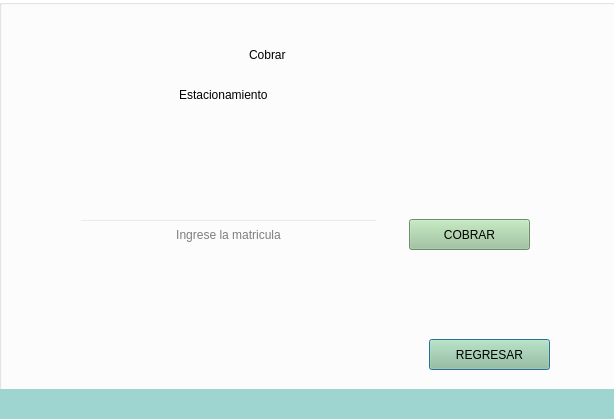
<?xml version="1.0" encoding="UTF-8"?>
<ui version="4.0">
 <class>cobrar_Estacionamiento</class>
 <widget class="QDialog" name="cobrar_Estacionamiento">
  <property name="geometry">
   <rect>
    <x>0</x>
    <y>0</y>
    <width>614</width>
    <height>419</height>
   </rect>
  </property>
  <property name="windowTitle">
   <string>Dialog</string>
  </property>
  <widget class="QGroupBox" name="groupBox">
   <property name="geometry">
    <rect>
     <x>-1</x>
     <y>-1</y>
     <width>621</width>
     <height>471</height>
    </rect>
   </property>
   <property name="styleSheet">
    <string notr="true">background:rgb(255, 255, 255)</string>
   </property>
   <property name="title">
    <string/>
   </property>
   <widget class="QLabel" name="Logo">
    <property name="geometry">
     <rect>
      <x>0</x>
      <y>0</y>
      <width>111</width>
      <height>111</height>
     </rect>
    </property>
    <property name="styleSheet">
     <string notr="true">background: transparent;</string>
    </property>
    <property name="text">
     <string/>
    </property>
    <property name="pixmap">
     <pixmap resource="Imagenes.qrc">:/Imagenes/Imagenes/Icon_2_0.png</pixmap>
    </property>
   </widget>
   <widget class="QLabel" name="Bienvenido">
    <property name="geometry">
     <rect>
      <x>250</x>
      <y>30</y>
      <width>121</width>
      <height>51</height>
     </rect>
    </property>
    <property name="styleSheet">
     <string notr="true">font: 24pt &quot;Segoe Print&quot;;
background: transparent;</string>
    </property>
    <property name="text">
     <string>Cobrar</string>
    </property>
   </widget>
   <widget class="QLabel" name="Bienvenido_2">
    <property name="geometry">
     <rect>
      <x>180</x>
      <y>70</y>
      <width>281</width>
      <height>51</height>
     </rect>
    </property>
    <property name="styleSheet">
     <string notr="true">font: 24pt &quot;Segoe Print&quot;;
background: transparent;</string>
    </property>
    <property name="text">
     <string>Estacionamiento</string>
    </property>
   </widget>
   <widget class="QLineEdit" name="LineMatricula">
    <property name="enabled">
     <bool>true</bool>
    </property>
    <property name="geometry">
     <rect>
      <x>80</x>
      <y>220</y>
      <width>299</width>
      <height>31</height>
     </rect>
    </property>
    <property name="styleSheet">
     <string notr="true">font: 14pt &quot;Times New Roman&quot;;
background: transparent;
border bottom: rgb(255, 255, 255);

</string>
    </property>
    <property name="text">
     <string/>
    </property>
    <property name="alignment">
     <set>Qt::AlignCenter</set>
    </property>
    <property name="placeholderText">
     <string>Ingrese la matricula</string>
    </property>
   </widget>
   <widget class="QPushButton" name="BtnRegresar">
    <property name="geometry">
     <rect>
      <x>430</x>
      <y>340</y>
      <width>121</width>
      <height>31</height>
     </rect>
    </property>
    <property name="styleSheet">
     <string notr="true">font: 14pt 75 &quot;Times New Roman&quot;;
hover!pressed:border: 5px solid green;
background-color: #9BC499;</string>
    </property>
    <property name="text">
     <string>REGRESAR</string>
    </property>
   </widget>
   <widget class="QPushButton" name="BtnCobrar">
    <property name="geometry">
     <rect>
      <x>410</x>
      <y>220</y>
      <width>121</width>
      <height>31</height>
     </rect>
    </property>
    <property name="styleSheet">
     <string notr="true">font: 14pt 75 &quot;Times New Roman&quot;;
hover!pressed:border: 5px solid green;
background-color: #9BC499;</string>
    </property>
    <property name="text">
     <string>COBRAR</string>
    </property>
   </widget>
   <widget class="QLabel" name="label_3">
    <property name="geometry">
     <rect>
      <x>0</x>
      <y>390</y>
      <width>871</width>
      <height>31</height>
     </rect>
    </property>
    <property name="styleSheet">
     <string notr="true">background-color: #9fd5d1;</string>
    </property>
    <property name="text">
     <string/>
    </property>
   </widget>
  </widget>
 </widget>
 <resources>
  <include location="Imagenes.qrc"/>
 </resources>
 <connections/>
</ui>
